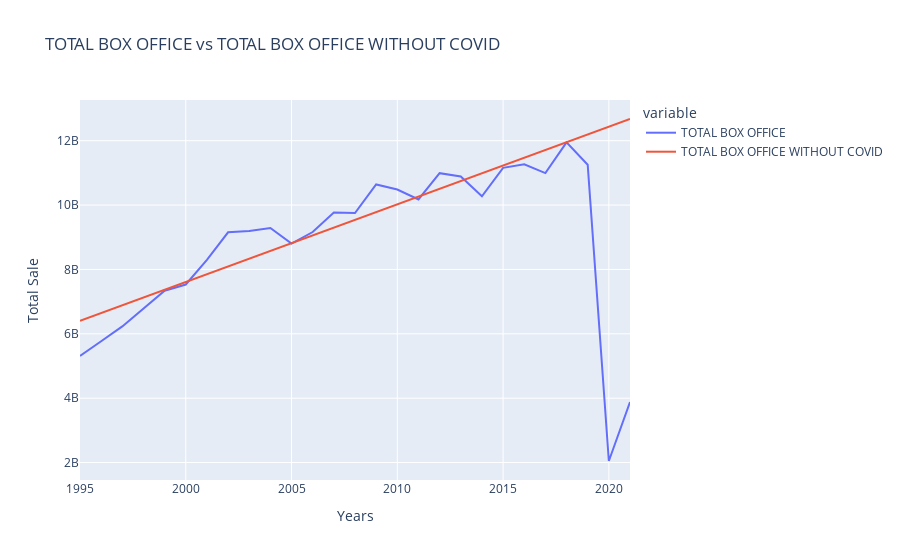

This figure's notebook cell:
### Markdown cell above
## 코로나 19로 인한 흥행 비교

### Code cell
px.line(Data_Annual_Ticket,x='YEAR',y=['TOTAL BOX OFFICE','TOTAL BOX OFFICE WITHOUT COVID'],
       labels={'YEAR':"Years",'value':'Total Sale'},title='TOTAL BOX OFFICE vs TOTAL BOX OFFICE WITHOUT COVID')

### Figure 1 — Plotly figure (JSON) as saved in the notebook; plotly's stock layout.template omitted (floating-point values rounded to 4 significant figures)
{"data": [{"hovertemplate": "variable=TOTAL BOX OFFICE<br>Years=%{x}<br>Total Sale=%{y}<extra></extra>", "legendgroup": "TOTAL BOX OFFICE", "line": {"color": "#636efa", "dash": "solid"}, "mode": "lines", "name": "TOTAL BOX OFFICE", "orientation": "v", "showlegend": true, "type": "scatter", "x": [2021, 2020, 2019, 2018, 2017, 2016, 2015, 2014, 2013, 2012, 2011, 2010, 2009, 2008, 2007, 2006, 2005, 2004, 2003, 2002, 2001, 2000, 1999, 1998, 1997, 1996, 1995], "xaxis": "x", "y": [3881777912, 2048534616, 11253443955, 11948096650, 10993991460, 11267115924, 11155900636, 10272985008, 10887446341, 10992141616, 10173519704, 10482254025, 10639257284, 9750744148, 9769854914, 9161738221, 8800805718, 9287996519, 9193277289, 9155147215, 8296849636, 7532311479, 7338894852, 6771575283, 6230235770, 5769078886, 5314421390], "yaxis": "y"}, {"hovertemplate": "variable=TOTAL BOX OFFICE WITHOUT COVID<br>Years=%{x}<br>Total Sale=%{y}<extra></extra>", "legendgroup": "TOTAL BOX OFFICE WITHOUT COVID", "line": {"color": "#EF553B", "dash": "solid"}, "mode": "lines", "name": "TOTAL BOX OFFICE WITHOUT COVID", "orientation": "v", "showlegend": true, "type": "scatter", "x": [2021, 2020, 2019, 2018, 2017, 2016, 2015, 2014, 2013, 2012, 2011, 2010, 2009, 2008, 2007, 2006, 2005, 2004, 2003, 2002, 2001, 2000, 1999, 1998, 1997, 1996, 1995], "xaxis": "x", "y": [12670000000.0, 12430000000.0, 12190000000.0, 11950000000.0, 11710000000.0, 11470000000.0, 11230000000.0, 10990000000.0, 10740000000.0, 10500000000.0, 10260000000.0, 10020000000.0, 9780000000.0, 9539000000.0, 9298000000.0, 9056000000.0, 8815000000.0, 8574000000.0, 8333000000.0, 8092000000.0, 7850000000.0, 7609000000.0, 7368000000.0, 7127000000.0, 6886000000.0, 6644000000.0, 6403000000.0], "yaxis": "y"}], "layout": {"legend": {"title": {"text": "variable"}, "tracegroupgap": 0}, "title": {"text": "TOTAL BOX OFFICE vs TOTAL BOX OFFICE WITHOUT COVID"}, "xaxis": {"anchor": "y", "domain": [0, 1], "title": {"text": "Years"}}, "yaxis": {"anchor": "x", "domain": [0, 1], "title": {"text": "Total Sale"}}}}
